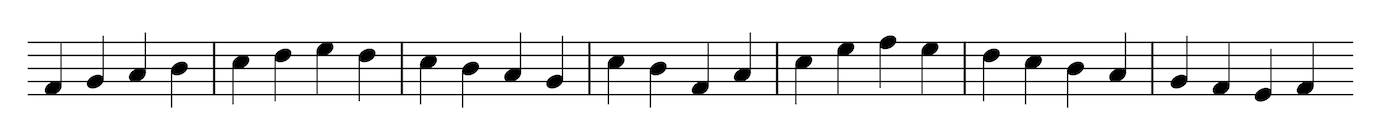
#> input picture backend/test.png, 1384 x 132 px
$ python main.py
#> lines starting #> are read from the running program, lines starting #| are printed output that depends on the picture; after the words box and inside, x2 and y2 are one past the last pixel; in counts of white or black regions, pixels touching at a corner belong together
#> further down, image is the input picture: shape (132, 1384, 3); mean B, G, R 234.3, 234.3, 234.3
import cv2
import numpy as np

def detect_horizontal_lines(image, min_line_length=100, max_line_gap=20):
#> called with min_line_length = 100, max_line_gap = 20
    gray = cv2.cvtColor(image, cv2.COLOR_BGR2GRAY)
    edges = cv2.Canny(gray, 50, 150, apertureSize=3)
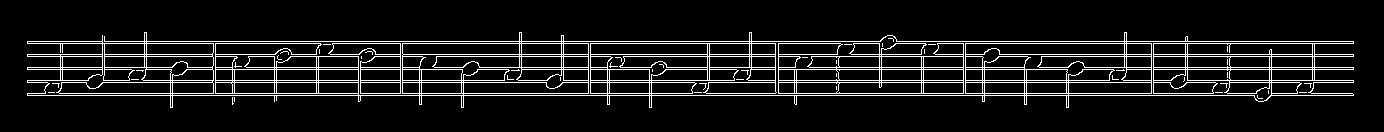
#> edges: shape (132, 1384); 8.8% white in thin lines or dots, all inside (x1, y1, x2, y2) = (27, 32, 1354, 108)

    lines = cv2.HoughLinesP(
        edges,
        rho=1,
        theta=np.pi / 180,
        threshold=100,
        minLineLength=min_line_length,
        maxLineGap=max_line_gap
    )
#> lines = [[27, 43, 1353, 43], [27, 95, 1353, 95], [27, 67, 1353, 67], [27, 82, 1353, 82], [27, 41, 1353, 41], [27, 54, 1353, 54], [27, 80, 1353, 80], [27, 93, 1352, 93], [27, 56, 1353, 56], [27, 69, 1353, 69]]

    line_image = image.copy()
    horizontal_lines = []

    if lines is not None:
        for line in lines:
            x1, y1, x2, y2 = line[0]

            if abs(y1 - y2) < 10:
                horizontal_lines.append((x1, y1, x2, y2))
                cv2.line(line_image, (x1, y1), (x2, y2), (0, 255, 0), 2)
#> this loop made 10 passes
#> (line, y1, x2, y2) on passes 1 to 10: ([[27, 43, 1353, 43]], 43, 1353, 43), ([[27, 95, 1353, 95]], 95, 1353, 95), ([[27, 67, 1353, 67]], 67, 1353, 67), ([[27, 82, 1353, 82]], 82, 1353, 82), ([[27, 41, 1353, 41]], 41, 1353, 41), ([[27, 54, 1353, 54]], 54, 1353, 54), ([[27, 80, 1353, 80]], 80, 1353, 80), ([[27, 93, 1352, 93]], 93, 1352, 93), ([[27, 56, 1353, 56]], 56, 1353, 56), ([[27, 69, 1353, 69]], 69, 1353, 69)
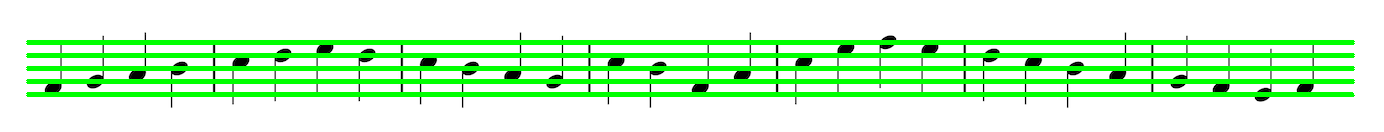
#> line_image: shape (132, 1384, 3); mean R, G, B 202.7, 249.1, 202.7
#> after the loop, horizontal_lines = [(27, 43, 1353, 43), (27, 95, 1353, 95), (27, 67, 1353, 67), (27, 82, 1353, 82), (27, 41, 1353, 41), (27, 54, 1353, 54), (27, 80, 1353, 80), (27, 93, 1352, 93), (27, 56, 1353, 56), (27, 69, 1353, 69)]

    return line_image, horizontal_lines


image = cv2.imread("test.png")

open_cv_image = cv2.cvtColor(np.array(image), cv2.COLOR_RGB2BGR)

line_detected_image, horizontal_lines = detect_horizontal_lines(open_cv_image)

cv2.imshow(f"Horizontal Lines", line_detected_image)
cv2.waitKey(0)

y_coords = set()

for line in horizontal_lines:
    x1, y1, x2, y2 = line

    y_coords.add(y1)
#> this loop made 10 passes
#> after the loop, y_coords = 10 items

print(len(y_coords))
#| 10

$ run again, with backend/note_head.png copied over backend/test.png
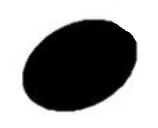
#> input picture backend/note_head.png, 158 x 128 px
#> image is the input picture: shape (128, 158, 3); mean B, G, R 154.7, 154.7, 154.7
#> in detect_horizontal_lines, `edges = cv2.Canny(gray, 50, 150, apertureSize=3)`:
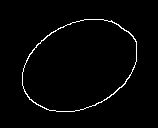
#> edges: shape (128, 158); 1.9% white in thin lines or dots, all inside (x1, y1, x2, y2) = (22, 19, 137, 112)
#> lines = None
#> horizontal_lines = []
#> after the loop `for line in horizontal_lines:`: y_coords = 0 items
#| 0
